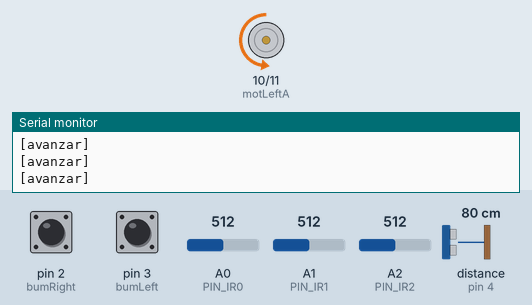
A sketch run on a simulated Arduino Mega 2560, built with avr-gcc and run on an emulated ATmega2560. On the bench: motor-driver pin pairs drawn as motors (green arrow = first pin HIGH = forward, orange = second pin HIGH = backward, longer = more drive), the last lines printed to the serial monitor. Wiring (inferred from the names in the program): ultrasonic range finder: trigger pin 7; echo pin 4. The inputs (shaded band) are chosen by the test bench; at power-on: pin 2 (bumRight) HIGH, pin 3 (bumLeft) HIGH, A0 (PIN_IR0) = 512, A1 (PIN_IR1) = 512, A2 (PIN_IR2) = 512, distance to the obstacle (sensor on pin 4) 80 cm. The echo pulse lasts 58.3 µs per cm.

Above: at 1.2 s.
1.3 s: pin 2 (bumRight) pulled LOW for 1 s
At 1.9 s:
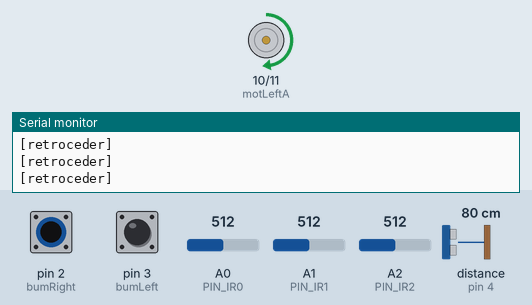
3.8 s: pin 2 (bumRight) pulled LOW for 3.2 s
At 8.0 s:
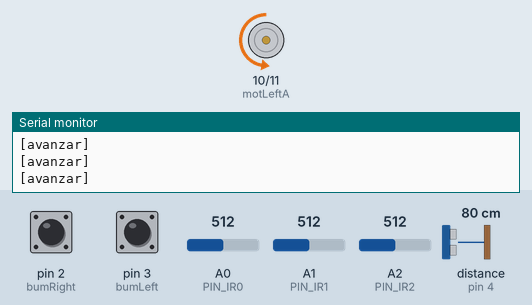
10.1 s: pin 3 (bumLeft) pulled LOW for 1 s
At 10.8 s:
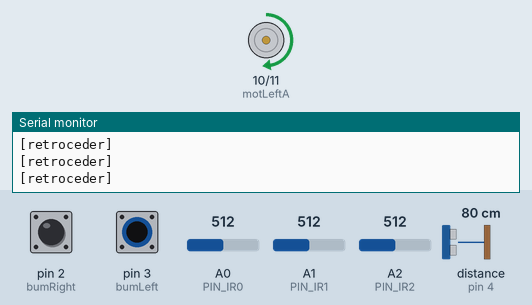
14.2 s: pin 3 (bumLeft) pulled LOW for 3.2 s
At 18.1 s:
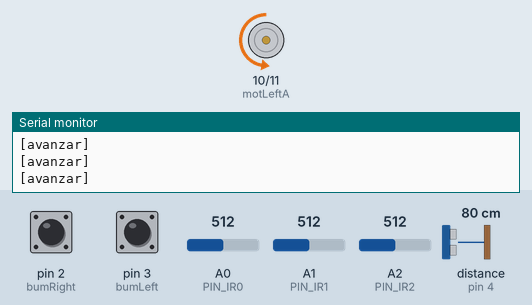
18.9 s: pin 2 (bumRight) pulled LOW for 0.15 s
At 19.01 s:
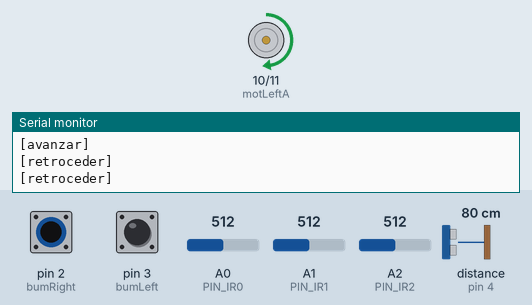
22.1 s: pin 2 (bumRight) pulsed LOW 5 times (0.12 s each, 0.3 s apart)
Timing chart, 0 to 25.1 s (numbered marks = the images above; inputs shaded):
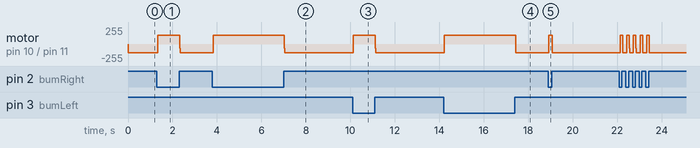

Measured:
- after the input at 1.3 s, motor on pin 10 (motLeftA) / pin 11 (motLeftB): backward 128/255 → forward 128/255 at once, → backward 128/255 1.0 s later
- after the input at 3.8 s, motor on pin 10 (motLeftA) / pin 11 (motLeftB): backward 128/255 → forward 128/255 at once, → backward 128/255 3.2 s later
- after the input at 10.1 s, motor on pin 10 (motLeftA) / pin 11 (motLeftB): backward 128/255 → forward 128/255 at once, → backward 128/255 1.0 s later
- after the input at 14.2 s, motor on pin 10 (motLeftA) / pin 11 (motLeftB): backward 128/255 → forward 128/255 at once, → backward 128/255 3.2 s later
- after the input at 18.9 s, motor on pin 10 (motLeftA) / pin 11 (motLeftB): backward 128/255 → forward 128/255 at once, → backward 128/255 0.14 s later

The sketch:

5v2.ino
```cpp
#define SIMULACION 1
#define EJERCICIO 5

#if !SIMULACION
#include <NewPing.h>
#include <Encoder.h>
#include <Wire.h>
#include <PID_v1.h>
#include <SharpIR.h>
#include <TimerOne.h>
#endif

/****************************** algunas definiciones globales ************/

float sonar_dist = -1;
long last_sonar_read = -1;

#define IR_FRONT 0
#define IR_LEFT  1
#define IR_RIGHT 2

#define MIN_DIST_SIDE 0.15
#define MIN_DIST_FRONT 0.10

#define SPEED_SLOW 0.6
#define SPEED_TURN 0.9
#define SPEED_NORMAL 1.5
#define SPEED_FAST 2

#define SONAR_MIN_PARED 15
#define SONAR_MAX_PARED 23

#define SPIN_TIME 1000

/****************************** Setup *********************************/
void setup()
{

  /* inicializacion de sensores */
  motors_init();
  ir_init();
  bumper_init();


  #if SIMULACION
    Serial.begin(9600);
  #else
    pid_init();
    Serial.begin(115200);
  #endif

  comportamiento_init();
}

/****************************** Loop principal ************************/
void loop()
{
  /* procesamiento de sensores */
  ir_loop();
  bumper_loop();
  #if !SIMULACION
	sonar_loop();
	pid_loop();
	serial_loop();
  #endif

  #if EJERCICIO == 5
  sonar_loop();
  #endif
  /* procesamiento del comportamiento */
  comportamiento_loop();
}

/***************************** SOLO COMPLETAR AQUI ************************/


#if EJERCICIO == 1
enum Estado {AVANZAR};
#elif EJERCICIO == 2
enum Estado { AVANZAR, RETROCEDER, GIRAR_DERECHA };
#elif EJERCICIO == 3
enum Estado { AVANZAR, RETROCEDER, GIRAR_DERECHA, GIRAR_IZQUIERDA };
#elif EJERCICIO == 4
enum Estado { AVANZAR, RETROCEDER, GIRAR_DERECHA, GIRAR_IZQUIERDA };
#elif EJERCICIO == 5
enum Estado { AVANZAR, RETROCEDER, GIRAR_DERECHA, GIRAR_IZQUIERDA };
#endif

Estado estado;
long t;

void comportamiento_init()
{
    estado = AVANZAR;
    pid_set_speed(SPEED_NORMAL,SPEED_NORMAL);

    t = millis();

    #if EJERCICIO == 5
        #if SIMULACION
  	    sonar_set_up();
        #endif

    #endif
}

void moveRight(){
  Serial.println("[derecha]");
  pid_set_speed(1, -1);
  // pid_set_speed(SPEED_FAST, SPEED_SLOW);
}

void moveLeft(){
  Serial.println("[izquierda]");
  pid_set_speed(-1, 1);
  // pid_set_speed(SPEED_SLOW, SPEED_FAST);
}

void moveForward(){
  Serial.println("[avanzar]");
  pid_set_speed(SPEED_FAST, SPEED_FAST);
}

void moveBackward(){
  Serial.println("[retroceder]");
  pid_set_speed(-SPEED_FAST, -SPEED_FAST);
}


void stop(){
  pid_set_speed(0, 0);
}

void avanzarHandler(){

  #if EJERCICIO==2
  moveForward();

  #elif EJERCICIO==3
  moveForward();

  // Si detecté US
  // > De algun lado: retrocedo y giro para el otro
  // > De adelante: retrocedo
  if (ir_distance(IR_LEFT) < MIN_DIST_SIDE){
    estado = GIRAR_DERECHA;
  }
  else if (ir_distance(IR_RIGHT) < MIN_DIST_SIDE){
    estado = GIRAR_IZQUIERDA;
  }
  else if (ir_distance(IR_FRONT) < MIN_DIST_FRONT){
    estado = RETROCEDER;
  }

  #elif EJERCICIO==4
  moveForward();

  if (ir_distance(IR_LEFT) < MIN_DIST_SIDE){
    estado = GIRAR_DERECHA;
  }
  else if (ir_distance(IR_RIGHT) < MIN_DIST_SIDE){
    estado = GIRAR_IZQUIERDA;
  }
  else if (ir_distance(IR_FRONT) < MIN_DIST_FRONT){
    estado = RETROCEDER;
  }

  #elif EJERCICIO==5
  moveForward();

  #if !SIMULACION
    if (sonar_dist > SONAR_MAX_PARED){
        estado = GIRAR_IZQUIERDA;
    } else if(sonar_dist < SONAR_MIN_PARED) {
        estado = GIRAR_DERECHA;
    }
  #endif

  #endif
}

void retrocederHandler(){
  moveBackward();
  if (ir_distance(IR_FRONT) >= MIN_DIST_FRONT){
    estado = GIRAR_DERECHA;
    t = millis();
  }
}


void girarDerechaHandler(){
  #if EJERCICIO==5
  moveRight();
  if(sonar_dist > SONAR_MIN_PARED){
    estado = AVANZAR;
  }
  #else
  moveRight();
  if (millis()-t>SPIN_TIME){
    estado = AVANZAR;
    t = millis();
  }
  #endif
}

void girarIzquierdaHandler(){
  #if EJERCICIO==5
  moveLeft();
  if(ir_distance(IR_LEFT) < MIN_DIST_SIDE){
    estado = AVANZAR;
  }

  #else
  moveLeft();
  if (millis()-t>SPIN_TIME){
    estado = AVANZAR;
    t = millis();
  }
  #endif
}

void comportamiento_loop()
{
  	#if EJERCICIO == 1
    if (ir_distance(IR_LEFT) < MIN_DIST_SIDE){
      moveRight();
    }
    else if (ir_distance(IR_RIGHT) < MIN_DIST_SIDE){
      moveLeft();
    }
    else if (ir_distance(IR_FRONT) < MIN_DIST_FRONT){
      stop();
    }
    else {
      moveForward();
    }

  	#elif EJERCICIO == 2
    switch (estado)
    {
      case AVANZAR:
        avanzarHandler();
        break;

      case RETROCEDER:
        retrocederHandler();
        break;

      case GIRAR:
        girarDerechaHandler();
        break;
    }

    #elif EJERCICIO == 3
    switch (estado){
      case AVANZAR:
        avanzarHandler();
        break;

      case RETROCEDER:
        retrocederHandler();
        break;

      case GIRAR_DERECHA:
        girarDerechaHandler();
        break;

      case GIRAR_IZQUIERDA:
        girarIzquierdaHandler();
        break;
    }

    #elif EJERCICIO == 4
    switch (estado){
      case AVANZAR:
        avanzarHandler();
        break;

      case RETROCEDER:
        retrocederHandler();
        break;

      case GIRAR_DERECHA:
        girarDerechaHandler();
        break;

      case GIRAR_IZQUIERDA:
        girarIzquierdaHandler();
        break;
    }

    #elif EJERCICIO == 5
    switch (estado){
      case AVANZAR:
        avanzarHandler();
        break;

      case RETROCEDER:
        retrocederHandler();
        break;

      case GIRAR_DERECHA:
        girarDerechaHandler();
        break;

      case GIRAR_IZQUIERDA:
        girarIzquierdaHandler();
        break;
    }
    #endif

    // En ultima instancia piso el valor con retroceder si chocaron los bumper
    if (bumper_right() || bumper_left()){
      estado = RETROCEDER;
      t = millis();
    }
}

/***************************** FIN COMPLETAR ***************************/

/*************************** PID *******************************/

#if SIMULACION
	#define motLeftA  10
	#define motLeftB  11
	#define motRightA  5
	#define motRightB  6
#else
// Motores
	#define motLeftA  7
	#define motLeftB  6
	#define motRightA 5
	#define motRightB 4

	//Encoders
	#define encRightA 18
	#define encRightB 19
	#define encLeftA  20
	#define encLeftB  21

	/* PID constantes */
	#define control_loop_time  10
	int last_control_loop_time;
	int pMotRight = 45;
	int iMotRight = 30;
	int dMotRight = 0;

	int pMotLeft  = 50;
	int iMotLeft  = 30;
	int dMotLeft  = 0;

	//#define  pwm_min_right 127
  //#define  pwm_min_left 121
  #define  pwm_min_right 44
  #define  pwm_min_left 40
	#define  pwm_max 255


/* status variables */
struct pid_status {
  long prevPos;
  long posDelta;
  double input, output, setpoint;
  bool enable;
};

/* PID seting */
pid_status pid_mot_right_status, pid_mot_left_status;
PID pid_mot_right(&pid_mot_right_status.input, &pid_mot_right_status.output, &pid_mot_right_status.setpoint, pMotRight, iMotRight, dMotRight, DIRECT);
PID pid_mot_left(&pid_mot_left_status.input, &pid_mot_left_status.output, &pid_mot_left_status.setpoint, pMotLeft, iMotLeft, dMotLeft, DIRECT);


/* Encoders seting */
Encoder enc_right(encRightA, encRightB);
Encoder enc_left(encLeftA, encLeftB);

void pid_init()
{
  pid_mot_left_status.setpoint = pid_mot_right_status.setpoint = 0;
  last_control_loop_time = millis();

  pid_mot_right.SetMode(AUTOMATIC);
  pid_mot_right.SetSampleTime(control_loop_time);
  pid_mot_left.SetMode(AUTOMATIC);
  pid_mot_left.SetSampleTime(control_loop_time);

  pid_mot_left.SetOutputLimits(-(pwm_max - pwm_min_left), (pwm_max - pwm_min_left));
  pid_mot_right.SetOutputLimits(-(pwm_max - pwm_min_right), (pwm_max - pwm_min_right));

  pid_mot_right_status.enable = true;
  pid_mot_left_status.enable = true;
}

void pid_loop(){
  int time_now = millis();
  int delta_t = time_now  - last_control_loop_time;
  if (delta_t >= control_loop_time)
  {
    last_control_loop_time = time_now;

    // update pos y vel right
    long posRight = -enc_right.read();
    //Serial.print("pos derecha : ");
    //Serial.print(posRight);
    pid_mot_right_status.posDelta = posRight - pid_mot_right_status.prevPos;
    pid_mot_right_status.prevPos = posRight;
    float vel_right = (double)pid_mot_right_status.posDelta / (double)delta_t; // cuenta encoder por ms

    // update pos y vel Left
    long posLeft = enc_left.read();
    //Serial.print(" pos izquierda : ");
    //Serial.println(posLeft);
    pid_mot_left_status.posDelta = posLeft - pid_mot_left_status.prevPos;
    pid_mot_left_status.prevPos = posLeft;
    float vel_left = (double)pid_mot_left_status.posDelta / (double)delta_t; // cuenta encoder por ms

    pid_mot_right_status.input = vel_right; // cuenta encoder por ms
    pid_mot_right.Compute();
    pid_mot_left_status.input  = vel_left;  // cuenta encoder por ms
    pid_mot_left.Compute();

    int pwm_left = (pid_mot_left_status.output < 0 ? -1 : 1) * ((int)abs(pid_mot_left_status.output) + pwm_min_left);
    set_motor_left(pwm_left);

    int pwm_right = (pid_mot_right_status.output < 0 ? -1 : 1) * ((int)abs(pid_mot_right_status.output) + pwm_min_right);
    set_motor_right(pwm_right);
    Serial.print("L: vel: "); Serial.print(vel_left); Serial.print(" pwm: "); Serial.print(pwm_left);Serial.print("R: vel: "); Serial.print(vel_right); Serial.print(" pwm: "); Serial.println(pwm_right);
    /*Serial.print("L: vel: "); Serial.print(vel_left); Serial.print(" pwm: "); Serial.print(pwm_left); Serial.print(" t: "); Serial.print(time_now);Serial.print(" delta_t: "); Serial.println(delta_t);
    Serial.print("R: vel: "); Serial.print(vel_right); Serial.print(" pwm: "); Serial.print(pwm_right); Serial.print(" t: "); Serial.print(time_now);Serial.print(" delta_t: "); Serial.println(delta_t);*/
  }
}
#endif
void pid_set_speed(float left, float right)
{
  pid_set_left(left);
  pid_set_right(right);
}

void pid_set_left(float v)
{
  #if SIMULACION
    v = mapFloat(v, 0, 2.0, 0, 128);
    set_motor_left(v);
  #else
    pid_mot_left.Reset();    /* reseteo para que el I se resetee ante cambios de consigna (sino quedaria el error viejo) */
    pid_mot_left_status.setpoint = v;
  #endif
}

void pid_set_right(float v)
{
  #if SIMULACION
    v = mapFloat(v, 0, 2.0, 0, 128);
    set_motor_right(v);
  #else
    pid_mot_right.Reset();
    pid_mot_right_status.setpoint = v;
  #endif
}

void set_speed(float left, float right)
{
  set_motor_left(left);
  set_motor_right(right);
}

void set_motor_left(int speed)
{
  analogWrite(motLeftB, speed > 0 ? speed : 0);
  analogWrite(motLeftA, speed < 0 ? -speed : 0);
}


void set_motor_right(int speed)
{
  analogWrite(motRightB, speed > 0 ? speed : 0);
  analogWrite(motRightA, speed < 0 ? -speed : 0);
}

void motors_init(void)
{
  // inicializo los pines de los motores
  pinMode(motLeftA, OUTPUT);      // inicializo el pin A del motorIzq como una salida
  pinMode(motLeftB, OUTPUT);      // inicializo el pin B del motorIzq como una salida
  pinMode(motRightA, OUTPUT);      // inicializo el pin A del motorDer como una salida
  pinMode(motRightB, OUTPUT);      // inicializo el pin B del motorDer como una salida
  // seteo en 0 la velocidad de los motores
  analogWrite(motLeftA,0);
  analogWrite(motLeftB,0);
  analogWrite(motRightA,0);
  analogWrite(motRightB,0);
}

/******************** bumper ******************/

//Bumper
#if SIMULACION
  #define bumRight 2
  #define bumLeft 3
#else
  #define bumRight 15
  #define bumLeft 14
#endif

bool bumper_state[2] = { false, false };

void bumper_init(void)
{
  pinMode(bumLeft, INPUT_PULLUP);           // inicializo el pin pulsador como una entrada
  pinMode(bumRight, INPUT_PULLUP);           // inicializo el pin pulsador como una entrada
}


void bumper_loop(void)
{
  bumper_state[0] = !digitalRead(bumLeft);
  bumper_state[1] = !digitalRead(bumRight);
}

bool bumper_left(void)
{
  return bumper_state[0];
}

bool bumper_right(void)
{
  return bumper_state[1];
}

/************** serial ******************/

void serial_loop(void)
{

}

/*************** sonar ********************/

#if SIMULACION
  /* Completar la simulacion del sonar */
  # define sonarTrigg 7
  # define sonarEcho 4
  #define SONAR_READ_TIME 500
  #define SONAR_MIN_PARED 50
  #define SONAR_MAX_PARED 100

  void sonar_set_up(){
  	pinMode(sonarTrigg, OUTPUT);
    pinMode(sonarEcho, INPUT);
    digitalWrite(sonarTrigg, LOW);
	  last_sonar_read = 0;
  }

  void sonar_loop(){
    long t = millis();
    if (last_sonar_read == -1 || (t - last_sonar_read) > SONAR_READ_TIME){
      last_sonar_read = t;
      digitalWrite(sonarTrigg, HIGH);
      delayMicroseconds(10);
      digitalWrite(sonarTrigg, LOW);

      long t_sonar = pulseIn(sonarEcho, HIGH);
      sonar_dist = (0.0373 * t_sonar)/2;
      sonar_dist = (sonar_dist > SONAR_MAX_PARED*2) ? SONAR_MAX_PARED*2 : sonar_dist;
    }

  }

  /* Fin completar  */
#else
  #define sonarTrigg 3
  #define sonarEcho 2
  #define SONAR_READ_TIME 250
  #define SONAR_MIN_PARED 15
  #define SONAR_MAX_PARED 23

  NewPing sonar(sonarTrigg, sonarEcho, SONAR_MAX_PARED*2);
  void sonar_loop(void)
  {
    long t = millis();
    if (last_sonar_read == -1 || (t - last_sonar_read) > SONAR_READ_TIME)
    {
      last_sonar_read = t;
      sonar.ping_timer(on_sonar_echo);
    }
  }

  void on_sonar_echo(void)
  {
    if (sonar.check_timer())
      sonar_dist = sonar.convert_cm(sonar.ping_result);
    else
      sonar_dist = SONAR_MAX_PARED*2;
  }

#endif

float sonar_distance(void)
{
  return sonar_dist;
}

bool far_from_wall(){
  return sonar_dist != -1 && sonar_dist >= SONAR_MAX_PARED;
}

bool too_close_to_wall(){
  return sonar_dist != -1 && sonar_dist <= SONAR_MIN_PARED;
}

/************ infrarojos ********************/
#define IR_COUNT 3

#if SIMULACION
  #define IR_MAX_DIST 5000
  #define PIN_IR0 A0
  #define PIN_IR1 A1
  #define PIN_IR2 A2
#else<
  #define IR_NUM_READINGS 5
  #define IR_ERROR_PERCENT 93
  #define IR_MODEL 1 // GP2Y0A21Y
  #define IR_MAX_DIST 0.8
  #define PIN_IR0 A10
  #define PIN_IR1 A9
  #define PIN_IR2 A8

  SharpIR ir_0(IR_MODEL, PIN_IR0);
  SharpIR ir_1(IR_MODEL, PIN_IR1);
  SharpIR ir_2(IR_MODEL, PIN_IR2);

  SharpIR ir[IR_COUNT] =
  {
    ir_0,
    ir_1,
    ir_2
    /*
    SharpIR(PIN_IR0, IR_NUM_READINGS, IR_ERROR_PERCENT, IR_MODEL),
    SharpIR(PIN_IR1, IR_NUM_READINGS, IR_ERROR_PERCENT, IR_MODEL),
    SharpIR(PIN_IR2, IR_NUM_READINGS, IR_ERROR_PERCENT, IR_MODEL)
    */
  };

  float readings_front [10] = {0.8, 0.8, 0.8, 0.8, 0.8, 0.8, 0.8, 0.8, 0.8, 0.8};
  float readings_left [10] = {0.8, 0.8, 0.8, 0.8, 0.8, 0.8, 0.8, 0.8, 0.8, 0.8};
  float readings_right [10] = {0.8, 0.8, 0.8, 0.8, 0.8, 0.8, 0.8, 0.8, 0.8, 0.8};
  int ir_reading_it = 0;
#endif

float ir_distances[IR_COUNT];

void ir_init(void)
{
  for (int i = 0; i < IR_COUNT; i++)
    ir_distances[i] = -1;
}

float average_ir_reading(float fs[]){
  float sum = 0.0;
  for(int i = 0; i<10; i++){
    sum += fs[i];
  }
  return sum / 10;
}

void ir_loop(void)
{
  #if SIMULACION
    ir_distances[0] = mapFloat(analogRead(PIN_IR0), 344.0, 1017.0, 0.06, 0.8);
    ir_distances[1] = mapFloat(analogRead(PIN_IR1), 344.0, 1017.0, 0.06, 0.8);
    ir_distances[2] = mapFloat(analogRead(PIN_IR2), 344.0, 1017.0, 0.06, 0.8);
    //Serial.print("IR0: "); Serial.print(ir_distances[0]);
    //Serial.print(" IR1: "); Serial.print(ir_distances[1]);
    //Serial.print(" IR2: "); Serial.println(ir_distances[2]);
  #else
	for (int i = 0; i < IR_COUNT; i++)
	{
	ir_distances[i] = fabs(ir[i].getDistance(true) / 100.0f);
	if (ir_distances[i] > IR_MAX_DIST) ir_distances[i] = IR_MAX_DIST;
	}

  if (ir_reading_it >= 10){
    ir_reading_it = 0;
  }
  readings_front[ir_reading_it] = ir_distances[0];
  readings_left[ir_reading_it] = ir_distances[1];
  readings_right[ir_reading_it] = ir_distances[2];
  ir_reading_it++;

  ir_distances[0] = average_ir_reading(readings_front);
  ir_distances[1] = average_ir_reading(readings_left);
  ir_distances[2] = average_ir_reading(readings_right);

  #endif
}

float ir_distance(unsigned int i)
{
  if (i >= IR_COUNT) return -1;
  else
  {
    return ir_distances[i];
  }
}

#if SIMULACION
  float mapFloat(float x, float in_min, float in_max, float out_min, float out_max)
  {
    return (x - in_min) * (out_max - out_min) / (in_max - in_min) + out_min;
  }
#endif
```
